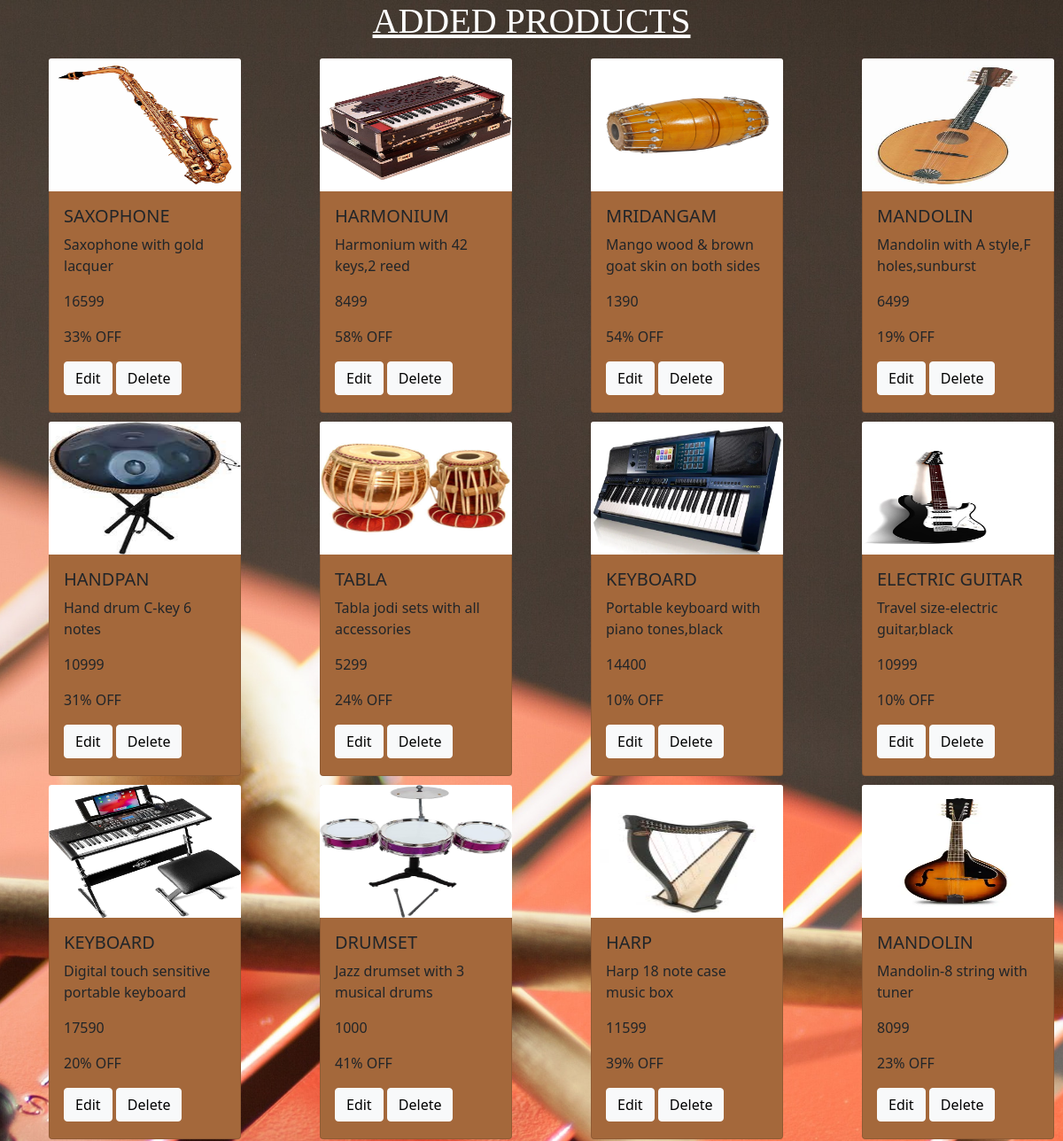
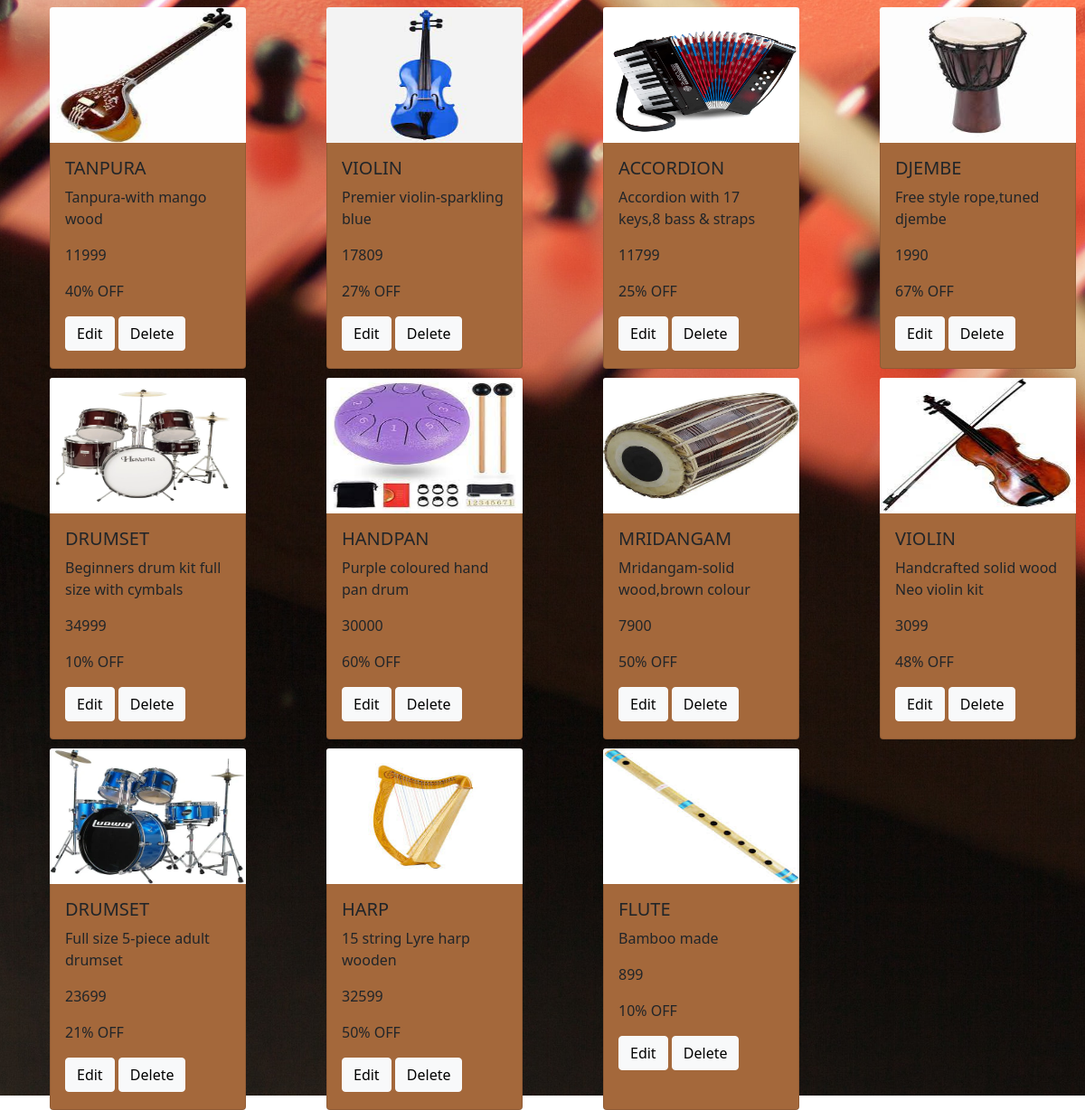
Page /web_app/pro_display/ on the committed database (2 pictures, top to bottom).
### web_app/models.py (models this page shows)
class add_promodel(models.Model):
    file=models.FileField(upload_to='web_app/static')
    pname=models.CharField(max_length=30)
    des=models.CharField(max_length=60)
    pri=models.IntegerField()
    offer=models.CharField(max_length=30)

### web_app/views.py (the view)
# urls.py: path('pro_display/',pro_display),
def pro_display(request):
    a=add_promodel.objects.all()
    id1=[]
    n=[]
    d=[]
    p=[]
    o=[]
    img=[]
    for i in a:
        id=i.id
        id1.append(id)
        nam=i.pname
        n.append(nam)
        de=i.des
        d.append(de)
        pr=i.pri
        p.append(pr)
        of=i.offer
        o.append(of)
        im=str(i.file).split('/')[-1]
        img.append(im)
    pair=zip(n,d,p,o,img,id1)
    return render(request,'pro_display.html',{'a':pair})

### web_app/templates/pro_display.html (shortened to what this page needs)
<!DOCTYPE html>
{% load static %}
<html lang="en">
<head>
    <link href="https://cdn.jsdelivr.net/npm/bootstrap@5.0.2/dist/css/bootstrap.min.css" rel="stylesheet">
</head>
<body>
<u style="color:white;"><h1 style="font-family:'Times New Roman', Times, serif;text-align: center;">ADDED PRODUCTS</h1></u>
<div class="row">
    {% for i,j,k,l,m,n in a %}
    <div class="col-3">
        <div class="card" style="width:217px;height:400px;background-color:rgb(164, 104, 59);margin-top:10px;margin-left:55px;">
            <img src="{% static m %}" class="card-img-top" alt="..." style="height:150px;width:217px;margin-top:-1px;margin-left:-1px;">
            <div class="card-body">
                <h5 class="card-title">{{i}}</h5>
                <p class="card-text">{{j}}</p>
                <p>{{k}}</p>
                <p>{{l}}</p>
                <a href="http://127.0.0.1:8000/web_app/pro_edit/{{n}}" class="btn btn-light">Edit</a>
                <a href="http://127.0.0.1:8000/web_app/pro_del/{{n}}" class="btn btn-light">Delete</a>
            </div>
        </div>
    </div>
    {% endfor %}
</div>
</body>
</html>

### rows in the picture
add_promodel: a "SAXOPHONE", a "Saxophone with gold lacquer", a "33% OFF"
add_promodel: a "HARMONIUM", a "Harmonium with 42 keys,2 reed", a "58% OFF"
add_promodel: a "MRIDANGAM", a "Mango wood & brown goat skin on both sides", a "54% OFF"
add_promodel: a "MANDOLIN", a "Mandolin with A style,F holes,sunburst", a "19% OFF"
add_promodel: a "HANDPAN", a "Hand drum C-key 6 notes", a "31% OFF"
add_promodel: a "TABLA", a "Tabla jodi sets with all accessories", a "24% OFF"
add_promodel: a "KEYBOARD", a "Portable keyboard with piano tones,black", a "10% OFF"
add_promodel: a "ELECTRIC GUITAR", a "Travel size-electric guitar,black", a "10% OFF"
add_promodel: a "KEYBOARD", a "Digital touch sensitive portable keyboard", a "20% OFF"
add_promodel: a "DRUMSET", a "Jazz drumset with 3 musical drums", a "41% OFF"
add_promodel: a "HARP", a "Harp 18 note case music box", a "39% OFF"
add_promodel: a "MANDOLIN", a "Mandolin-8 string with tuner", a "23% OFF"
add_promodel: a "TANPURA", a "Tanpura-with mango wood", a "40% OFF"
add_promodel: a "VIOLIN", a "Premier violin-sparkling blue", a "27% OFF"
add_promodel: a "ACCORDION", a "Accordion with 17 keys,8 bass & straps", a "25% OFF"
add_promodel: a "DJEMBE", a "Free style rope,tuned djembe", a "67% OFF"
add_promodel: a "DRUMSET", a "Beginners drum kit full size with cymbals", a "10% OFF"
add_promodel: a "HANDPAN", a "Purple coloured hand pan drum", a "60% OFF"
add_promodel: a "MRIDANGAM", a "Mridangam-solid wood,brown colour", a "50% OFF"
add_promodel: a "VIOLIN", a "Handcrafted solid wood Neo violin kit", a "48% OFF"
add_promodel: a "DRUMSET", a "Full size 5-piece adult drumset", a "21% OFF"
add_promodel: a "HARP", a "15 string Lyre harp wooden", a "50% OFF"
add_promodel: a "FLUTE", a "Bamboo made", a "10% OFF"

### other values in the picture
{{ k }} "16599" "8499" "1390" "6499" "10999" "5299" "14400" "10999" "17590" "1000" "11599" "8099" "11999" "17809" "11799" "1990" "34999" "30000" "7900" "3099" "23699" "32599" "899"
